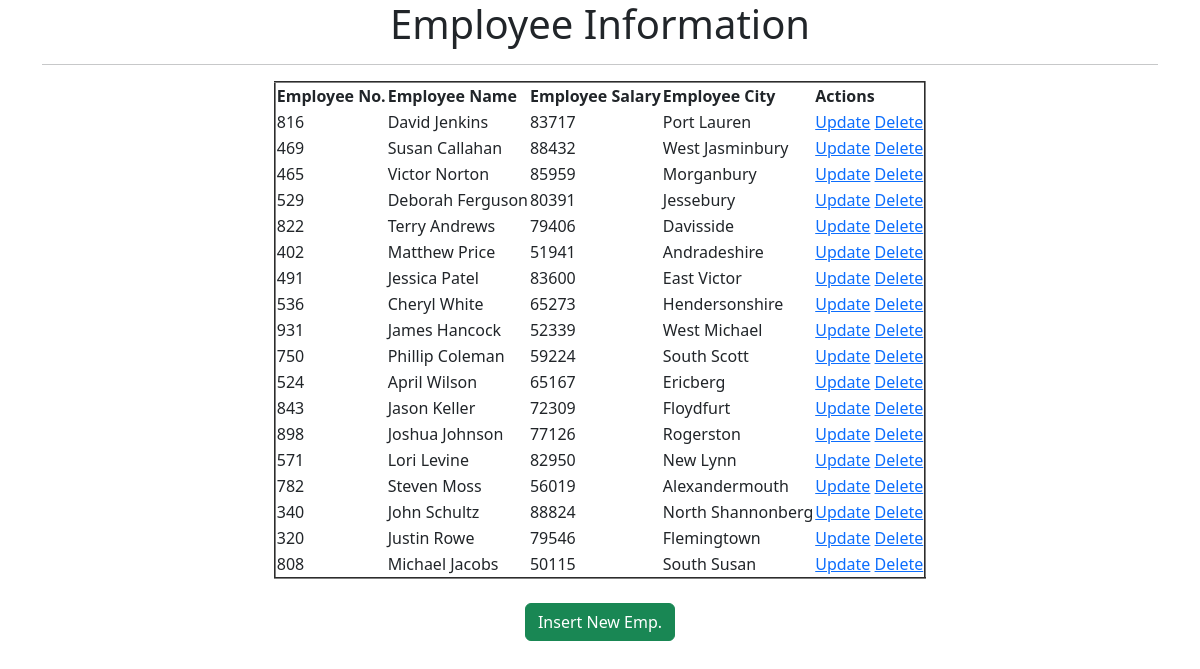
Before: / with the older database file.
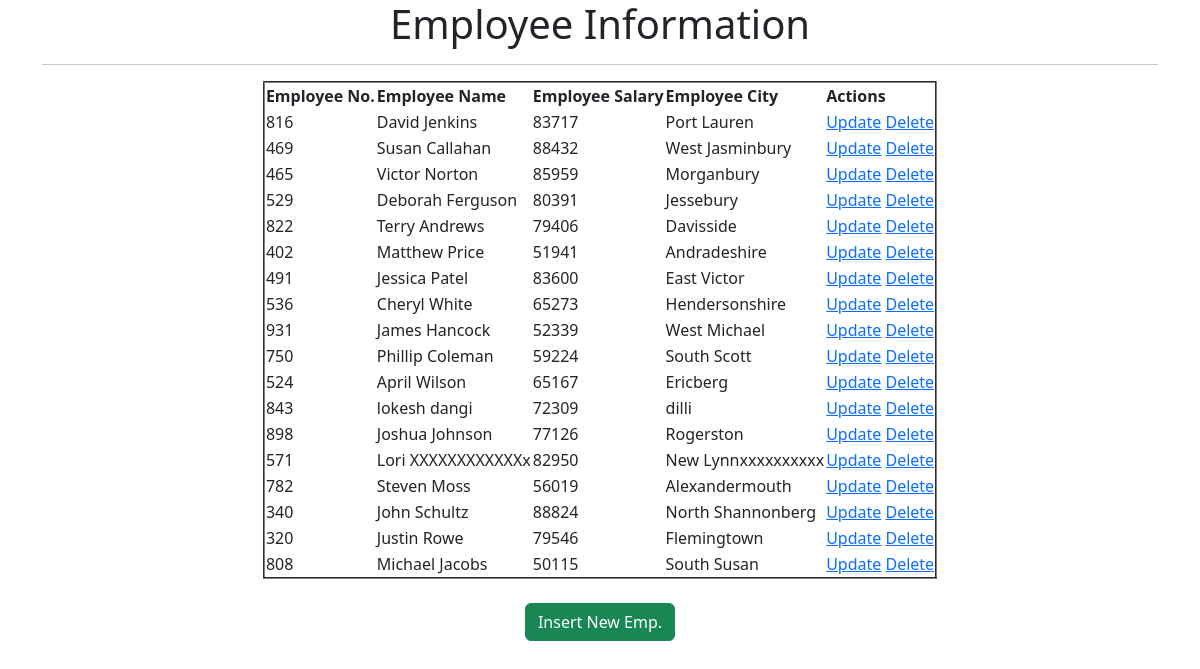
After: the same page with the newer database file.
### testapp/models.py (models this page shows)
class Employee(models.Model):
	eno = models.IntegerField()
	ename = models.CharField(max_length=88)
	esal = models.IntegerField()
	ecity = models.CharField(max_length=88)

### testapp/views.py (the view)
# urls.py: path('', views.read_view),
def read_view(request):
	employees = Employee.objects.all()
	return render(request, 'testapp/home.html', {'employees':employees})

### templates/testapp/home.html
<!DOCTYPE html>
{% extends 'testapp/base.html' %}
{% block body_block %}
<h1>Employee Information</h1>
<hr>
<table border="2">
<thead>
<th> Employee No. </th>
<th> Employee Name </th>
<th> Employee Salary </th>
<th> Employee City </th>
<th> Actions </th>
</thead>
{% for emp in employees %}
<tr>
<td>{{emp.eno}}</td>
<td>{{emp.ename}}</td>
<td>{{emp.esal}}</td>
<td>{{emp.ecity}}</td>
<td> <a href="/update/{{emp.id}}">Update</a> <a href="/delete/{{emp.id}}">Delete</a> </td>
</tr>
{% endfor %}
</table>
<br>
<a href="/create" class="btn btn-success btn-md">Insert New Emp.</a>
{% endblock %}

### templates/testapp/base.html (shortened to what this page needs)
<!DOCTYPE html>
<html>
<head>
<link href="https://cdn.jsdelivr.net/npm/bootstrap@5.3.2/dist/css/bootstrap.min.css" rel="stylesheet">
</head>
<body>
<div class="container" align="center">
{% block body_block %}
{% endblock %}
</div>
</body>
</html>

Changed rows visible on the page:
changed Employee: ename "Jason Keller" → "lokesh dangi"; ecity "Floydfurt" → "dilli"
changed Employee: ename "Lori Levine" → "Lori XXXXXXXXXXXXx"; ecity "New Lynn" → "New Lynnxxxxxxxxxx"
